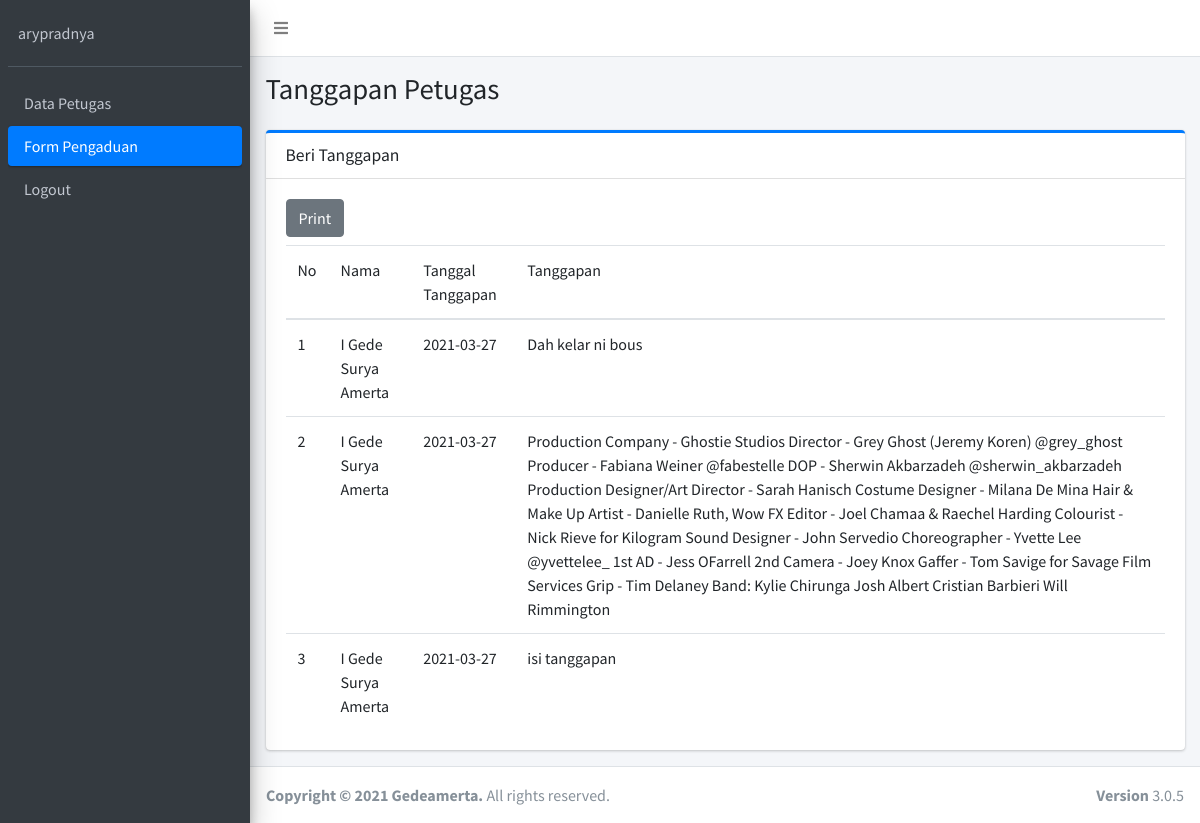
Screenshot of /admin/tanggapan.php?id_pengaduan=1 (signed in) with the database file from the repository.
### tables this page shows
CREATE TABLE `tanggapan` (
  `id_tanggapan` int(11) NOT NULL,
  `id_pengaduan` int(11) NOT NULL,
  `tgl_tanggapan` date NOT NULL,
  `tanggapan` text NOT NULL,
  `id_petugas` int(11) NOT NULL
);

CREATE TABLE `petugas` (
  `id_petugas` int(11) NOT NULL,
  `nama_petugas` varchar(35) NOT NULL,
  `username` varchar(25) NOT NULL,
  `password` varchar(32) NOT NULL,
  `telp` varchar(13) NOT NULL,
  `level` enum('admin','petugas') NOT NULL
);

### include/class/AdminClass.php (called while the page is built, shortened)
<?php
class Admin {
    public function __construct($pdo)
    {
        $this->pdo = $pdo;
    }
    public function fetch_all_tanggapan($id_pengaduan)
    {
        $query = $this->pdo->query("SELECT tanggapan.*, petugas.id_petugas, petugas.nama_petugas FROM tanggapan INNER JOIN petugas ON tanggapan.id_petugas = petugas.id_petugas WHERE tanggapan.id_pengaduan = '$id_pengaduan' ORDER BY tanggapan.id_tanggapan DESC");
        if($query->rowCount() > 0){
            while($rows = $query->fetch(PDO::FETCH_OBJ)){
                $data[] = $rows;
            }
            return $data;
        }else {
            return 'nodata';
        }
    }
}

### admin/tanggapan.php (the view, shortened to what this page needs)
<?php
require "../include/connection.php";
require "../include/class/AdminClass.php";
$classPetugas = new Admin($pdo);
$id_pengaduan = $_GET['id_pengaduan'];
$fetch_all_tanggapan = $classPetugas->fetch_all_tanggapan($id_pengaduan);
?>
<!DOCTYPE html>
<html>
<head>
    <link rel="stylesheet" href="../assets/adminlte/css/adminlte.min.css">
    <link rel="stylesheet" href="../assets/adminlte/plugins/fontawesome-free/css/all.min.css">
</head>
<body class="hold-transition sidebar-mini">
    <div class="wrapper">
        <nav class="main-header navbar navbar-expand navbar-white navbar-light">
            <ul class="navbar-nav">
                <li class="nav-item">
                    <a class="nav-link" data-widget="pushmenu" href="#" role="button"><i class="fas fa-bars"></i></a>
                </li>
            </ul>
        </nav>
        <aside class="main-sidebar sidebar-dark-primary elevation-4">
            <div class="sidebar">
                <div class="user-panel mt-3 pb-3 mb-3 d-flex">
                    <div class="info">
                        <a href="#" class="d-block"><?= $_SESSION['username'] ?></a>
                    </div>
                </div>
                <nav class="mt-2">
                    <ul class="nav nav-pills nav-sidebar flex-column" data-widget="treeview" role="menu"
                        data-accordion="false">
                        <li class="nav-item has-treeview">
                            <a href="dashboard.php" class="nav-link">
                                <p>
                                    Data Petugas
                                </p>
                            </a>
                        </li>
                        <li class="nav-item has-treeview">
                            <a href="form-pengaduan.php" class="nav-link active">
                                <p>
                                    Form Pengaduan
                                </p>
                            </a>
                        </li>
                        <li class="nav-item">
                            <a href="../include/action/admin/logout.php" class="nav-link"
                                onclick="return confirm('Apakah anda yakin ingin keluar ?')">
                                <p>
                                    Logout
                                </p>
                            </a>
                        </li>
                    </ul>
                </nav>
            </div>
        </aside>
        <div class="content-wrapper">
            <section class="content-header">
                <div class="container-fluid">
                    <div class="row mb-2">
                        <div class="col-sm-6">
                            <h1>Tanggapan Petugas</h1>
                        </div>
                    </div>
                </div>
            </section>
            <section class="content">
                <div class="container-fluid">
                    <div class="row">
                        <div class="col-md-12">
                            <div class="card card-primary card-outline">
                                <div class="card-header">
                                    <h3 class="card-title">Beri Tanggapan</h3>
                                </div>
                                <div class="card-body">
                                    <button type="button" onclick="print()"
                                        class="btn btn-secondary mb-2">Print</button>
                                    <table class="table">
                                        <?php $i = 1; ?>
                                        <?php if($fetch_all_tanggapan == 'nodata') : ?>
                                        <thead>
                                            <tr>
                                                <td>Tidak ada data form pengaduan</td>
                                            </tr>
                                            <?php else : ?>
                                            <tr>
                                                <td>No</td>
                                                <td>Nama</td>
                                                <td>Tanggal Tanggapan</td>
                                                <td>Tanggapan</td>
                                            </tr>
                                        <tbody>
                                            <?php foreach($fetch_all_tanggapan as $tanggapan) : ?>
                                            <tr>
                                                <td><?= $i++ ?></td>
                                                <td><?= $tanggapan->nama_petugas; ?></td>
                                                <td><?= $tanggapan->tgl_tanggapan; ?></td>
                                                <td><?= $tanggapan->tanggapan; ?></td>
                                            </tr>
                                            <?php endforeach; ?>
                                        </tbody>
                                        <?php endif; ?>
                                    </table>
                                </div>
                            </div>
                        </div>
                    </div>
            </section>
        </div>
        <footer class="main-footer">
            <div class="float-right d-none d-sm-block">
                <b>Version</b> 3.0.5
            </div>
            <strong>Copyright &copy; 2021 Gedeamerta.</strong> All rights
            reserved.
        </footer>
    </div>
</body>
</html>

### rows the page displays
tanggapan: id_petugas.nama_petugas "I Gede Surya Amerta", tgl_tanggapan "2021-03-27", tanggapan "Dah kelar ni bous"
tanggapan: id_petugas.nama_petugas "I Gede Surya Amerta", tgl_tanggapan "2021-03-27", tanggapan "Production Company - Ghostie Studios Director - Grey Ghost (Jeremy Koren) @grey_ghost Producer - Fabiana Weiner @fabestelle DOP - Sherwin Akbarzadeh @sherwin_akbarzadeh Production Designer/Art Director - Sarah Hanisch Costume Designer - Milana De Mina Hair & Make Up Artist - Danielle Ruth, Wow FX Editor - Joel Chamaa & Raechel Harding Colourist - Nick Rieve for Kilogram Sound Designer - John Servedio Choreographer - Yvette Lee @yvettelee_ 1st AD - Jess OFarrell 2nd Camera - Joey Knox Gaffer - Tom Savige for Savage Film Services Grip - Tim Delaney Band: Kylie Chirunga Josh Albert Cristian Barbieri Will Rimmington"
tanggapan: id_petugas.nama_petugas "I Gede Surya Amerta", tgl_tanggapan "2021-03-27", tanggapan "isi tanggapan"

### other values shown
$_SESSION['username'] "arypradnya"
